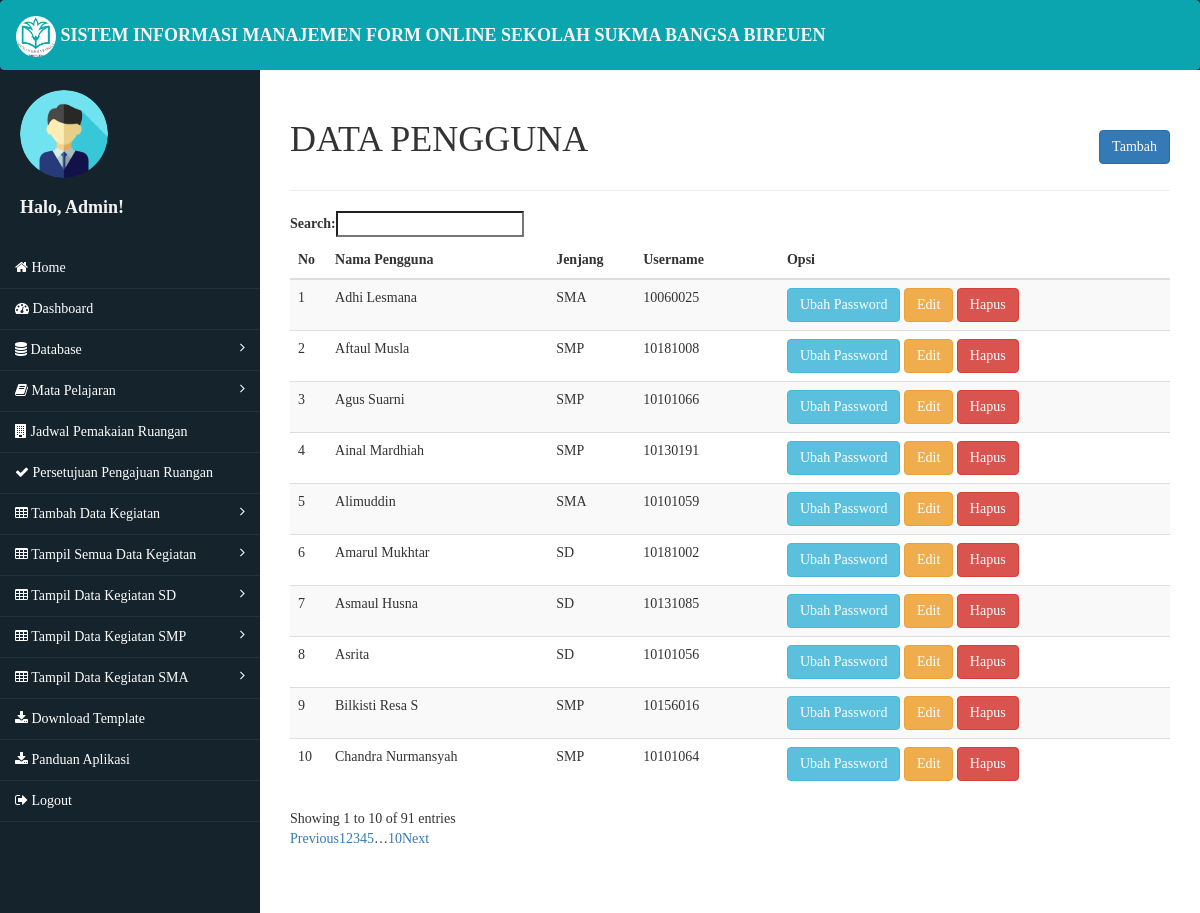
/admin/index.php?halaman=pengguna (signed in), run on the app's committed database.
### tables this page shows
CREATE TABLE `pengguna` (
  `id_pengguna` int(11) NOT NULL,
  `id_jenjang` varchar(255) NOT NULL,
  `id_guru` varchar(255) NOT NULL,
  `username_pengguna` varchar(255) NOT NULL,
  `password_pengguna` varchar(255) NOT NULL
);

CREATE TABLE `guru` (
  `id_guru` int(11) NOT NULL,
  `id_jenjang` varchar(255) NOT NULL,
  `nama_guru` varchar(255) NOT NULL,
  `nip_guru` varchar(255) NOT NULL,
  `status_guru` varchar(255) NOT NULL
);

CREATE TABLE `jenjang` (
  `id_jenjang` int(11) NOT NULL,
  `nama_jenjang` varchar(255) NOT NULL
);

### config/class.php (called while the page is built, shortened)
<?php
	$db_host = "localhost";
	$db_user = "root";
	$db_pass = "";
	$db_name = "simfoni";
$database = new mysqli($db_host, $db_user, $db_pass, $db_name);
class pengguna
{
	public $koneksi;
	function __construct($database)
	{
		$this->koneksi = $database;
	}
	function tampil_pengguna()
	{
		$semua_data = array();
		$ambil = $this->koneksi->query("SELECT * FROM pengguna
			 LEFT JOIN jenjang ON pengguna.id_jenjang = jenjang.id_jenjang
			 LEFT JOIN guru ON pengguna.id_guru = guru.id_guru
			 -- LEFT JOIN mapel ON Pengguna.id_mapel = mapel.id_mapel
			 -- LEFT JOIN mapel1 ON pengguna.id_mapel = mapel1.id_mapel1
			 -- LEFT JOIN mapel2 ON pengguna.id_mapel = mapel2.id_mapel2
			 -- LEFT JOIN mapel3 ON pengguna.id_mapel = mapel3.id_mapel3
			 -- LEFT JOIN mapel4 ON pengguna.id_mapel = mapel4.id_mapel4
			");
		while ($data_array = $ambil->fetch_assoc())
		{
			$semua_data[] = $data_array;
		}
		return $semua_data;
	}
}
$pengguna = new pengguna($database);
?>

### admin/pengguna/pengguna.php (the view)
<div class="row">
	<div class="col-md-6">
		<h1>DATA PENGGUNA</h1>
	</div>
	<div class="col-md-6">
		<div class="tambah-user">
		<a href="index.php?halaman=tambah_pengguna" class="btn btn-primary">Tambah</a>
		</div>
	</div>
</div>
<hr>
<?php
	$data_pengguna = $pengguna->tampil_pengguna();
?>
<table class="table table-hover table-striped" id="data-table" >
	<thead>
		<tr>
			<th>No</th>
			<th>Nama Pengguna</th>
			<th>Jenjang</th>
			<th>Username</th>
			<th>Opsi</th>
		</tr>
	</thead>
	<tbody>
		<?php foreach ($data_pengguna as $key => $value): ?>
		<tr>
			<td><?php echo $key+1; ?></td>
			<td><?php echo $value['nama_guru']; ?></td>
			<td><?php echo $value['nama_jenjang']; ?></td>
			<td><?php echo $value['username_pengguna'] ?></td>
			<td>
				<a href="index.php?halaman=ubah_password_pengguna&id_pengguna=<?php echo $value['id_pengguna'] ;?>" class="btn btn-info">Ubah Password</a>
				<a href="index.php?halaman=edit_pengguna&id_pengguna=<?php echo $value['id_pengguna'] ;?>" class="btn btn-warning">Edit</a>
				<a href="index.php?halaman=hapus_pengguna&id_pengguna=<?php echo $value['id_pengguna']; ?>" class="btn btn-danger" onclick="return confirm('hapus data <?php echo $value["nama_guru"]; ?> ?')">Hapus</a>
			</td>
		</tr>
		<?php endforeach ?>
	</tbody>
</table>

### assets/css/sendiri.css (style rules this page uses)
body { font-family: modern; }

### assets/css/admin.css (style rules this page uses)
.tambah-user { text-align: right; margin-top: 30px; }

### data on the page
pengguna: id_guru.nama_guru "Adhi Lesmana", id_jenjang.nama_jenjang "SMA", username_pengguna "10060025"
pengguna: id_guru.nama_guru "Aftaul Musla", id_jenjang.nama_jenjang "SMP", username_pengguna "10181008"
pengguna: id_guru.nama_guru "Agus Suarni", id_jenjang.nama_jenjang "SMP", username_pengguna "10101066"
pengguna: id_guru.nama_guru "Ainal Mardhiah", id_jenjang.nama_jenjang "SMP", username_pengguna "10130191"
pengguna: id_guru.nama_guru "Alimuddin", id_jenjang.nama_jenjang "SMA", username_pengguna "10101059"
pengguna: id_guru.nama_guru "Amarul Mukhtar", id_jenjang.nama_jenjang "SD", username_pengguna "10181002"
pengguna: id_guru.nama_guru "Asmaul Husna", id_jenjang.nama_jenjang "SD", username_pengguna "10131085"
pengguna: id_guru.nama_guru "Asrita", id_jenjang.nama_jenjang "SD", username_pengguna "10101056"
pengguna: id_guru.nama_guru "Bilkisti Resa S", id_jenjang.nama_jenjang "SMP", username_pengguna "10156016"
pengguna: id_guru.nama_guru "Chandra Nurmansyah", id_jenjang.nama_jenjang "SMP", username_pengguna "10101064"

### other printed values
$db_lokasi "BIREUEN"
